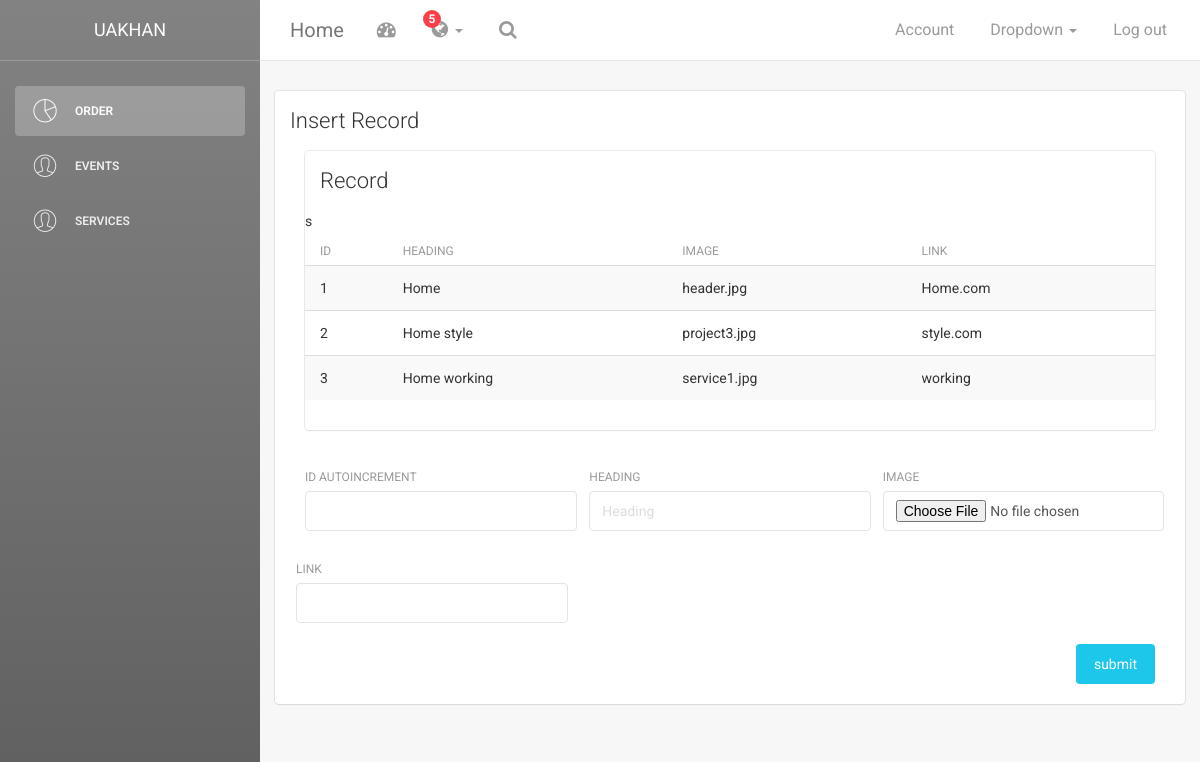
/event_admin.php (signed in), run on the app's committed database.
### tables this page shows
CREATE TABLE `projects` (
  `id` int(11) NOT NULL,
  `heading` varchar(255) NOT NULL,
  `image` text NOT NULL,
  `link` varchar(225) NOT NULL
);

### event_admin.php (the view, shortened to what this page needs)
<!doctype html>
<?php
include('head.php');
?>
<body>
<?php
include('menu.php');
?>
    <div class="main-panel">
		<nav class="navbar navbar-default navbar-fixed">
            <div class="container-fluid">
                <div class="navbar-header">
                    <a class="navbar-brand" href="#">Home</a>
                </div>
                <div class="collapse navbar-collapse">
                    <ul class="nav navbar-nav navbar-left">
                        <li>
                            <a href="#" class="dropdown-toggle" data-toggle="dropdown">
                                <i class="fa fa-dashboard"></i>
                            </a>
                        </li>
                        <li class="dropdown">
                              <a href="#" class="dropdown-toggle" data-toggle="dropdown">
                                    <i class="fa fa-globe"></i>
                                    <b class="caret hidden-sm hidden-xs"></b>
                                    <span class="notification hidden-sm hidden-xs">5</span>
                              </a>
                        </li>
                        <li>
                           <a href="">
                                <i class="fa fa-search"></i>
                            </a>
                        </li>
                    </ul>
                    <ul class="nav navbar-nav navbar-right">
                        <li>
                           <a href="">
                               <p>Account</p>
                            </a>
                        </li>
                        <li class="dropdown">
                              <a href="#" class="dropdown-toggle" data-toggle="dropdown">
                                    <p>
										Dropdown
										<b class="caret"></b>
									</p>
                              </a>
                        </li>
                        <li>
                            <a href="logout.php">
                                <p>Log out</p>
                            </a>
                        </li>
                    </ul>
                </div>
            </div>
        </nav>
        <div class="content">
            <div class="container-fluid">
                <div class="row">
                    <div class="col-md-15">
                        <div class="card">
                            <div class="header">
                                <h4 class="title">Insert Record</h4>
                            </div>
							<?php
							$edit="";
	                        $edithead="";
	                        $btn="submit";
							?>
					<div class="content">
            <div class="container-fluid">
                <div class="row">
                    <div class="col-md-12">
                        <div class="card">
                            <div class="header">
                                <h4 class="title">Record</h4>
                            </div>
                            <div class="content table-responsive table-full-width">
                                <table method="post" class="table table-hover table-striped">
               <?php
			    $selectsql="select * from  projects ";
					 $res=$connection->query($selectsql);
					 echo  "<thead>s
                                        <th>ID</th>
                                    	<th>Heading</th>
                                    	<th>Image</th>
										<th>Link</th>
                                    </thead>
                                    <tbody>";
					 	 while($home= mysqli_fetch_array($res))
						 {
							 $id=$home['id'];
							 $head=$home['heading'];
							 $image=$home['image'];
                             $link=$home['link'];
                                    echo "<tr>
                                        	<td>$id </td>
                                        	<td>$head</td>
                                        	<td>$image</td>
                                            <td>$link</td>
                                        </tr>";
						 }
                                  echo "</tbody>";
                                echo "</table>";
						   ?>
                            </div>
                        </div>
                    </div>
<div class="content">
                                <form method="post">
                                    <div class="row">
										<div class="col-md-4">
                                            <div class="form-group" >
                                               <label>ID Autoincrement</label>
                                                <input type="text" name="id" class="form-control"  value="<?php echo $edit;?>"   >
                                            </div>
                                        </div>
                                        <div class="col-md-4">
                                            <div class="form-group">
                                                <label>heading</label>
                                                <input type="text"  class="form-control" name="heading" placeholder="Heading" value="<?php echo $edithead;?>" >
                                            </div>
                                        </div>
                                        <div class="col-md-4">
                                            <div class="form-group">
                                                <label >Image</label>
                                                <input type="file"  class="form-control" name="image" >
                                            </div>
                                        </div>
                                        <div class="col-md-4">
                                            <div class="form-group">
                                                <label >Link</label>
                                                <input type="text"  class="form-control" name="link" >
                                            </div>
                                        </div>
                                    </div>
                                   <input type="submit"  class="btn btn-info btn-fill pull-right"   name="<?php echo $btn; ?>" value="<?php echo $btn; ?>">
                                    <div class="clearfix"></div>
                                </form>
                            </div>
                        </div>
                    </div>
</body>
</html>

### data on the page
projects: id "1", heading "Home", image "header.jpg", link "Home.com"
projects: id "2", heading "Home style", image "project3.jpg", link "style.com"
projects: id "3", heading "Home working", image "service1.jpg", link "working"

### other printed values
$_SESSION['email'] "UAKHAN"
